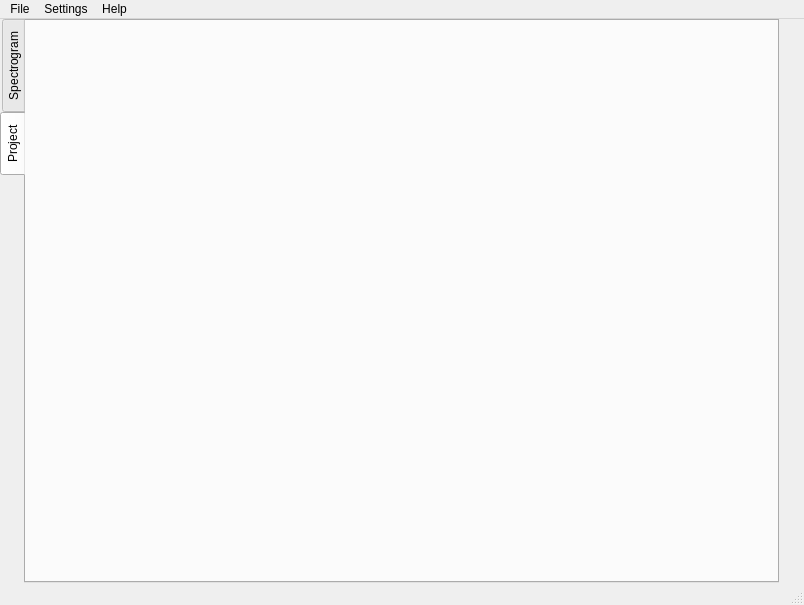
<?xml version="1.0" encoding="UTF-8"?>
<ui version="4.0">
 <class>MainWindow</class>
 <widget class="QMainWindow" name="MainWindow">
  <property name="geometry">
   <rect>
    <x>0</x>
    <y>0</y>
    <width>804</width>
    <height>605</height>
   </rect>
  </property>
  <property name="windowTitle">
   <string>MoUSE</string>
  </property>
  <property name="autoFillBackground">
   <bool>false</bool>
  </property>
  <widget class="QWidget" name="centralwidget">
   <layout class="QVBoxLayout" name="centralVerticalLayout">
    <property name="leftMargin">
     <number>0</number>
    </property>
    <property name="topMargin">
     <number>0</number>
    </property>
    <property name="rightMargin">
     <number>25</number>
    </property>
    <property name="bottomMargin">
     <number>0</number>
    </property>
    <item>
     <widget class="QTabWidget" name="tabWidget">
      <property name="tabPosition">
       <enum>QTabWidget::West</enum>
      </property>
      <property name="currentIndex">
       <number>1</number>
      </property>
      <widget class="QWidget" name="spectrogramTab">
       <attribute name="title">
        <string>Spectrogram</string>
       </attribute>
      </widget>
      <widget class="QWidget" name="projectTab">
       <attribute name="title">
        <string>Project</string>
       </attribute>
      </widget>
     </widget>
    </item>
   </layout>
  </widget>
  <widget class="QMenuBar" name="menubar">
   <property name="geometry">
    <rect>
     <x>0</x>
     <y>0</y>
     <width>804</width>
     <height>25</height>
    </rect>
   </property>
   <widget class="QMenu" name="menuFile">
    <property name="title">
     <string>File</string>
    </property>
    <addaction name="actionNewProject"/>
    <addaction name="actionLoadProject"/>
    <addaction name="actionLoadAnnotations"/>
    <addaction name="actionExport"/>
   </widget>
   <widget class="QMenu" name="menuSettings">
    <property name="title">
     <string>Settings</string>
    </property>
    <addaction name="actionSettings"/>
   </widget>
   <widget class="QMenu" name="menuHelp">
    <property name="title">
     <string>Help</string>
    </property>
   </widget>
   <addaction name="menuFile"/>
   <addaction name="menuSettings"/>
   <addaction name="menuHelp"/>
  </widget>
  <widget class="QStatusBar" name="statusbar"/>
  <action name="actionNewProject">
   <property name="text">
    <string>New Project</string>
   </property>
  </action>
  <action name="actionLoadProject">
   <property name="text">
    <string>Load Project</string>
   </property>
  </action>
  <action name="actionSave">
   <property name="text">
    <string>Save</string>
   </property>
  </action>
  <action name="actionExport">
   <property name="text">
    <string>Export Annotations</string>
   </property>
  </action>
  <action name="actionAudio">
   <property name="text">
    <string>Audio</string>
   </property>
  </action>
  <action name="actionAnnotations">
   <property name="text">
    <string>Annotations</string>
   </property>
  </action>
  <action name="actionSaveAs">
   <property name="text">
    <string>Save As...</string>
   </property>
  </action>
  <action name="actionSettings">
   <property name="text">
    <string>Settings</string>
   </property>
  </action>
  <action name="actionLoadAnnotations">
   <property name="text">
    <string>Load Annotations</string>
   </property>
  </action>
 </widget>
 <resources/>
 <connections/>
</ui>
